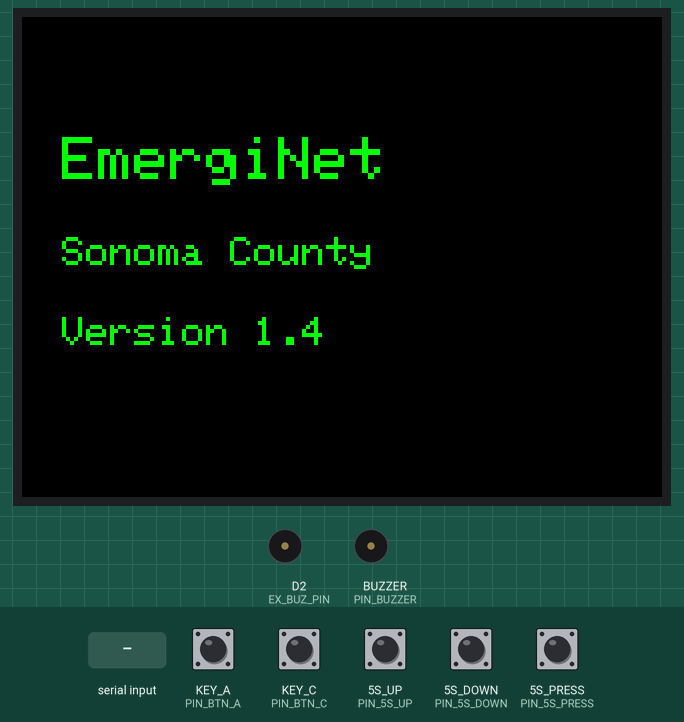
Simulated run of this sketch. Board: Seeed Wio Terminal. Shown: 320×240 colour display, buzzer (waves = sounding, pin HIGH). Inputs (shaded band) come from the test bench; at power-on: 5S_DOWN (PIN_5S_DOWN), 5S_PRESS (PIN_5S_PRESS), 5S_UP (PIN_5S_UP), KEY_A (PIN_BTN_A), KEY_C (PIN_BTN_C) HIGH.

Above: at 0.3 s.
6.6 s: "EmergiNet\n" received over the second serial link
At 6.8 s:
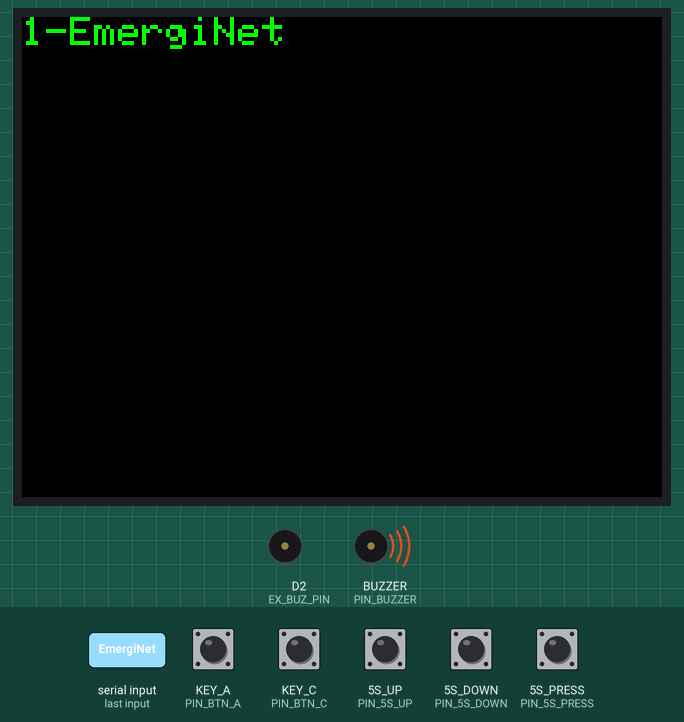
8.9 s: "xSiren!E1\n" received over the second serial link
At 9.5 s:
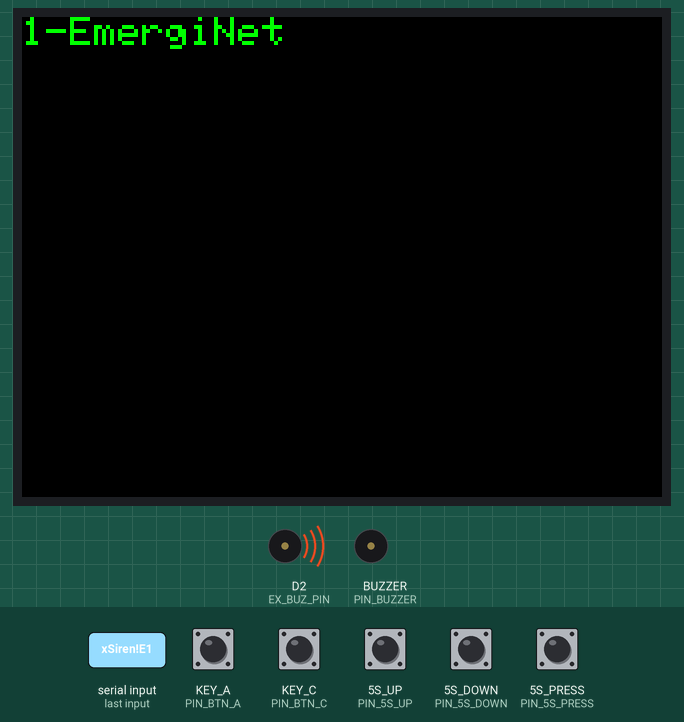
11.9 s: "EmergiNet\n" received over the second serial link
At 12.36 s:
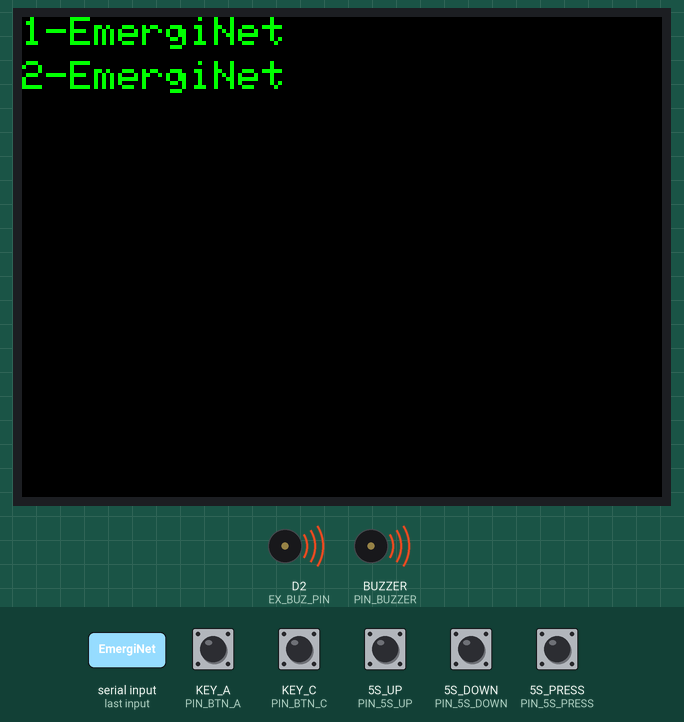
14.9 s: "1\n" received over the second serial link
Timing chart, 0 to 17.4 s (numbered marks = the images above; inputs shaded):
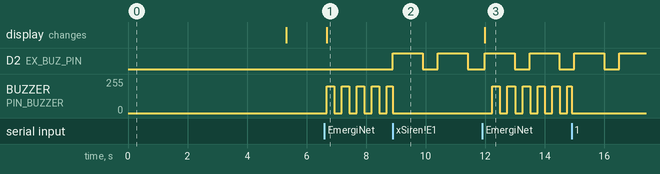

Measured:
- after the input at 6.6 s, BUZZER (PIN_BUZZER): alternates 200/255 for 0.25 s and 0/255 for 0.25 s, starting after 0.08 s; the display: changes after 0.08 s (image 1)
- after the input at 8.9 s, D2 (EX_BUZ_PIN): alternates HIGH for 1.0 s and LOW for 0.50 s, starting at once
- after the input at 11.9 s, BUZZER (PIN_BUZZER): alternates 200/255 for 0.25 s and 0/255 for 0.25 s, starting after 0.34 s; the display: changes after 0.09 s (image 3)

The sketch:

Wio_OLD_Meshtastic.ino
```cpp
/*****************************************************************************************
 *  EmergiNet – Wio Terminal Meshtastic Receiver
 *
 *  Description:
 *  This firmware runs on a Seeed Studio Wio Terminal connected via UART (Serial1)
 *  to a Meshtastic node. It listens for incoming text messages broadcast over the
 *  mesh network and selectively displays emergency-related information.
 *
 *  Core Behavior:
 *  - Messages are received line-by-line over UART from the Meshtastic node.
 *  - A display “message block” begins when a line contains the keyword:
 *        "EmergiNet"
 *  - Once a block starts, all immediately consecutive lines are displayed on the LCD.
 *  - The block ends when a blank line is received or after a short inactivity timeout.
 *  - Messages that do NOT belong to an EmergiNet block are ignored and never displayed.
 *
 *  Audible Alerts:
 *  - If any incoming line contains the command string:
 *        "xSiren!E1"
 *    an emergency siren is activated for 15 seconds.
 *  - The siren can be retriggered multiple times.
 *  - Normal message beeps occur only for valid EmergiNet display lines.
 *  - No buzzer activity occurs for ignored messages.
 *
 *  User Interaction:
 *  - The 5-way joystick (UP / DOWN / PRESS) is used to scroll messages.
 *  - Any intentional joystick press sends a JSON "RECEIVED" acknowledgment.
 *
 *  IMPORTANT: False-Trigger Prevention (RECEIVED)
 *  - Some systems can see brief LOW glitches on joystick pins (noise/ground bounce),
 *    sometimes coinciding with radio/UART activity.
 *  - To ensure RECEIVED is sent only when physically pressed:
 *      1) We confirm the pin remains LOW for PRESS_CONFIRM_MS (debounce/filter).
 *      2) We require a full release (back to HIGH) before re-arming the send.
 *      3) ACK_LOCKOUT_MS still applies as a minimum spacing between sends.
 *
 *  Startup Safety:
 *  - Previous joystick states are initialized in setup() to avoid a false "press"
 *    immediately at boot.
 *
 *  Display:
 *  - Green text on black background.
 *  - Messages are stored in a circular buffer and scroll automatically.
 *
 *  Hardware:
 *  - Platform: Seeed Studio Wio Terminal
 *  - Display: TFT (TFT_eSPI)
 *  - Buzzer: Onboard Wio buzzer
 *  - Radio link: External Meshtastic node via UART (Serial1, 115200 baud)
 *
 *  Project:
 *  EmergiNet – Community Emergency Notification System
 *
 ****************************************************************************************
 *  Updates in this version:
 *  - External siren on D2 using simple HIGH/LOW toggling (NO tone)
 *      Total: 10 seconds
 *      Pattern: 1.0 sec ON, 0.5 sec OFF
 *      Retriggerable: each "xSiren!E1" restarts the 10-second pattern
 *  - Removed old tone/noTone siren code
 *  - Added Revision number at the startup
 *  - "RECEIVED" ACK is sent as plain text (works with Meshtastic serial.mode=TEXTMSG)
 *
 *****************************************************************************************/
/*****************************************************************************************
 *  EmergiNet – Wio Terminal Meshtastic Receiver
 *****************************************************************************************/

#include <TFT_eSPI.h>
#include <SPI.h>

TFT_eSPI tft;

// ---- Pins ----
#define PIN_BUZZER    WIO_BUZZER
#define PIN_5S_UP     WIO_5S_UP
#define PIN_5S_DOWN   WIO_5S_DOWN
#define PIN_5S_LEFT   WIO_5S_LEFT
#define PIN_5S_RIGHT  WIO_5S_RIGHT
#define PIN_5S_PRESS  WIO_5S_PRESS
#define PIN_BTN_A     WIO_KEY_A
#define PIN_BTN_B     WIO_KEY_B
#define PIN_BTN_C     WIO_KEY_C

#define EX_BUZ_PIN    D2   // External buzzer/siren pin, changed from D7 to D2

// ---- Serial from Heltec Meshtastic ----
#define MSG_SERIAL    Serial1
#define BAUDRATE      115200

#define FWVERSION    "Version 1.4"

const char* TARGET_NODE = "!9ea2084c";

// ---- Message buffer ----
const int MAX_LINES    = 30;
const int MAX_LINE_LEN = 120;

char messages[MAX_LINES][MAX_LINE_LEN];
int totalMessages = 0;
int writeIndex    = 0;
int scrollIndex   = 0;

// ---- Message numbering ----
int messageNumber = 0;

// ---- Display layout ----
const int TEXT_SIZE     = 2;
const int LINE_HEIGHT   = 22;
const int VISIBLE_LINES = 10;

// ---- Buzzer / normal alert beep ----
bool alarmActive         = false;
unsigned long alarmEndAt = 0;
unsigned long lastToggle = 0;
const unsigned long ALARM_MS  = 5000;
const unsigned long TOGGLE_MS = 250;

// ---- 5-way edge detection + lockout ----
int prevUp    = HIGH;
int prevDown  = HIGH;
int prevPress = HIGH;

unsigned long lastAckAt = 0;
const unsigned long ACK_LOCKOUT_MS = 400;

// ---- Temp buffer to assemble UART line ----
char inbuf[MAX_LINE_LEN];
int  inpos = 0;

// ===== Multi-line block state for EmergiNet =====
bool inEmergiNetBlock = false;
unsigned long lastBlockLineAt = 0;
const unsigned long BLOCK_TIMEOUT_MS = 1500;

// ===== Stronger physical-press gating =====
bool ackArmed = true;
const unsigned long PRESS_CONFIRM_MS = 35;

// ===== External siren on D2 =====
bool extSirenActive = false;
unsigned long extSirenStartAt = 0;
unsigned long extSirenNextToggleAt = 0;
bool extSirenIsHigh = false;

const unsigned long EXT_SIREN_TOTAL_MS = 10000UL;
const unsigned long EXT_SIREN_ON_MS    = 1000UL;
const unsigned long EXT_SIREN_OFF_MS   = 500UL;

// ------------------------------------------------------------------
void sendReceivedMessage() {
  MSG_SERIAL.print("RECEIVED\n");
}

void helpMessages() {
  MSG_SERIAL.print("HELP!\n");
}

bool confirmPressLow(int pin) {
  if (digitalRead(pin) != LOW) return false;
  delay(PRESS_CONFIRM_MS);
  return (digitalRead(pin) == LOW);
}

// ------------------------------------------------------------------
// External siren controls
// ------------------------------------------------------------------
void startExternalSiren10s() {
  extSirenActive = true;
  extSirenStartAt = millis();

  extSirenIsHigh = true;
  digitalWrite(EX_BUZ_PIN, HIGH);

  extSirenNextToggleAt = extSirenStartAt + EXT_SIREN_ON_MS;
}

void stopExternalSiren() {
  extSirenActive = false;
  extSirenIsHigh = false;
  digitalWrite(EX_BUZ_PIN, LOW);
}

void updateExternalSiren() {
  if (!extSirenActive) return;

  unsigned long now = millis();

  if (now - extSirenStartAt >= EXT_SIREN_TOTAL_MS) {
    stopExternalSiren();
    return;
  }

  if ((long)(now - extSirenNextToggleAt) >= 0) {
    extSirenIsHigh = !extSirenIsHigh;
    digitalWrite(EX_BUZ_PIN, extSirenIsHigh ? HIGH : LOW);

    extSirenNextToggleAt = now + (extSirenIsHigh ? EXT_SIREN_ON_MS : EXT_SIREN_OFF_MS);
  }
}

// ------------------------------------------------------------------
// Add one display line to circular buffer
// ------------------------------------------------------------------
void addDisplayLine(const char *line) {
  strncpy(messages[writeIndex], line, MAX_LINE_LEN - 1);
  messages[writeIndex][MAX_LINE_LEN - 1] = '\0';

  writeIndex = (writeIndex + 1) % MAX_LINES;

  if (totalMessages < MAX_LINES) {
    totalMessages++;
  }
}

// ------------------------------------------------------------------
// Wrap long messages so they do not overlap on the TFT
// ------------------------------------------------------------------
int maxCharsPerDisplayLine() {
  int charWidth = 6 * TEXT_SIZE;
  int maxChars = tft.width() / charWidth;

  if (maxChars < 10) maxChars = 10;
  if (maxChars > MAX_LINE_LEN - 1) maxChars = MAX_LINE_LEN - 1;

  return maxChars;
}

void addWrappedMessage(const char *text) {
  int maxChars = maxCharsPerDisplayLine();
  int len = strlen(text);
  int pos = 0;
  bool firstLine = true;

  while (pos < len) {
    char out[MAX_LINE_LEN];

    int available = maxChars;
    if (!firstLine) available -= 2;   // room for continuation indent

    if (available < 5) available = 5;

    int remaining = len - pos;
    int take = (remaining > available) ? available : remaining;

    // Try to break at a space if possible
    if (remaining > available) {
      int lastSpace = -1;
      for (int i = 0; i < take; i++) {
        if (text[pos + i] == ' ') lastSpace = i;
      }
      if (lastSpace > 5) {
        take = lastSpace;
      }
    }

    if (firstLine) {
      strncpy(out, text + pos, take);
      out[take] = '\0';
    } else {
      out[0] = ' ';
      out[1] = ' ';
      strncpy(out + 2, text + pos, take);
      out[take + 2] = '\0';
    }

    addDisplayLine(out);

    pos += take;

    while (text[pos] == ' ') {
      pos++;
    }

    firstLine = false;
  }
}

// ------------------------------------------------------------------
// Clear all stored messages and the screen
// ------------------------------------------------------------------
void clearMessages() {
  for (int i = 0; i < MAX_LINES; i++) {
    messages[i][0] = '\0';
  }

  totalMessages = 0;
  writeIndex    = 0;
  scrollIndex   = 0;
  messageNumber = 0;   // reset numbering when CLEAR is pressed

  tft.fillScreen(TFT_BLACK);
}

// ------------------------------------------------------------------
void renderScreen() {
  tft.fillScreen(TFT_BLACK);
  tft.setTextSize(TEXT_SIZE);
  tft.setTextColor(TFT_GREEN, TFT_BLACK);

  if (totalMessages == 0) return;

  int visible = totalMessages;
  if (visible > VISIBLE_LINES) visible = VISIBLE_LINES;

  int maxStart = (totalMessages > visible) ? (totalMessages - visible) : 0;
  if (scrollIndex < 0)        scrollIndex = 0;
  if (scrollIndex > maxStart) scrollIndex = maxStart;

  int y = 0;
  for (int i = 0; i < visible; i++) {
    int idx = scrollIndex + i;
    if (idx >= totalMessages) break;

    tft.setCursor(0, y);
    tft.println(messages[idx]);
    y += LINE_HEIGHT;
  }
}

// ------------------------------------------------------------------
// Store a new message
// ------------------------------------------------------------------
void storeMessage(const char *msg) {
  if (msg == NULL) return;

  if (strstr(msg, "xSiren!E1") != NULL) {
    startExternalSiren10s();
  }

  if (msg[0] == '\0') {
    inEmergiNetBlock = false;
    return;
  }

  bool hasEmergiNet = (strstr(msg, "EmergiNet") != NULL);
  bool newMessageStart = false;

  if (!inEmergiNetBlock) {
    if (!hasEmergiNet) {
      alarmActive = false;
      analogWrite(PIN_BUZZER, 0);
      return;
    }

    inEmergiNetBlock = true;
    newMessageStart = true;
    messageNumber++;
  }

  lastBlockLineAt = millis();

  char numberedMsg[MAX_LINE_LEN];

  if (newMessageStart) {
    snprintf(numberedMsg, MAX_LINE_LEN, "%d-%s", messageNumber, msg);
  } else {
    snprintf(numberedMsg, MAX_LINE_LEN, "  %s", msg);
  }

  addWrappedMessage(numberedMsg);

  int visible  = (totalMessages > VISIBLE_LINES) ? VISIBLE_LINES : totalMessages;
  int maxStart = (totalMessages > visible) ? (totalMessages - visible) : 0;
  scrollIndex  = maxStart;

  alarmActive  = true;
  alarmEndAt   = millis() + ALARM_MS;
  lastToggle   = 0;

  renderScreen();
}

// ------------------------------------------------------------------
void handleUart() {
  while (MSG_SERIAL.available() > 0) {
    char c = MSG_SERIAL.read();

    if (c == '\r') continue;

    if (c == '\n') {
      if (inpos > 0) {
        inbuf[inpos] = '\0';
        storeMessage(inbuf);
        inpos = 0;
      } else {
        storeMessage("");
      }
    } else {
      if (inpos < (MAX_LINE_LEN - 1)) {
        inbuf[inpos++] = c;
      }
    }
  }
}

// ------------------------------------------------------------------
void scrollUp() {
  if (totalMessages == 0) return;

  if (scrollIndex > 0) {
    scrollIndex--;
    renderScreen();
  }
}

void scrollDown() {
  if (totalMessages == 0) return;

  int visible  = (totalMessages > VISIBLE_LINES) ? VISIBLE_LINES : totalMessages;
  int maxStart = (totalMessages > visible) ? (totalMessages - visible) : 0;

  if (scrollIndex < maxStart) {
    scrollIndex++;
    renderScreen();
  }
}
// ------------------------------------------------------------------
// Startup splash screen
// ------------------------------------------------------------------
void showSplashScreen() {
  tft.fillScreen(TFT_BLACK);
  tft.setTextColor(TFT_GREEN, TFT_BLACK);
  tft.setTextSize(3);

  tft.setCursor(20, 60);
  tft.println("EmergiNet");

  tft.setTextSize(2);

  tft.setCursor(20, 110);
  tft.println("Sonoma County");

  tft.setCursor(20, 150);
  tft.println(FWVERSION);

  delay(5000);

  tft.fillScreen(TFT_BLACK);
}
// ------------------------------------------------------------------
void setup() {

  tft.begin();
  tft.setRotation(3);

  showSplashScreen();

  pinMode(PIN_BUZZER, OUTPUT);
  analogWrite(PIN_BUZZER, 0);

  pinMode(PIN_5S_UP,     INPUT_PULLUP);
  pinMode(PIN_5S_DOWN,   INPUT_PULLUP);
  pinMode(PIN_5S_LEFT,   INPUT_PULLUP);
  pinMode(PIN_5S_RIGHT,  INPUT_PULLUP);
  pinMode(PIN_5S_PRESS,  INPUT_PULLUP);
  pinMode(PIN_BTN_A,     INPUT_PULLUP);
  pinMode(PIN_BTN_B,     INPUT_PULLUP);
  pinMode(PIN_BTN_C,     INPUT_PULLUP);

  pinMode(EX_BUZ_PIN, OUTPUT);
  digitalWrite(EX_BUZ_PIN, LOW);

  prevUp    = digitalRead(PIN_5S_UP);
  prevDown  = digitalRead(PIN_5S_DOWN);
  prevPress = digitalRead(PIN_5S_PRESS);
  lastAckAt = millis();

  MSG_SERIAL.begin(BAUDRATE);

  clearMessages();
}

// ------------------------------------------------------------------
void loop() {
  handleUart();

  if (inEmergiNetBlock) {
    unsigned long now = millis();
    if (now - lastBlockLineAt > BLOCK_TIMEOUT_MS) {
      inEmergiNetBlock = false;
    }
  }

  updateExternalSiren();

  int curUp    = digitalRead(PIN_5S_UP);
  int curDown  = digitalRead(PIN_5S_DOWN);
  int curPress = digitalRead(PIN_5S_PRESS);

  bool newEvent =
    (prevUp    == HIGH && curUp    == LOW) ||
    (prevDown  == HIGH && curDown  == LOW) ||
    (prevPress == HIGH && curPress == LOW);

  if (newEvent && ackArmed) {
    bool realPress =
      (prevUp    == HIGH && curUp    == LOW && confirmPressLow(PIN_5S_UP)) ||
      (prevDown  == HIGH && curDown  == LOW && confirmPressLow(PIN_5S_DOWN)) ||
      (prevPress == HIGH && curPress == LOW && confirmPressLow(PIN_5S_PRESS));

    if (realPress) {
      unsigned long now = millis();
      if (now - lastAckAt >= ACK_LOCKOUT_MS) {
        sendReceivedMessage();
        lastAckAt = now;
        ackArmed = false;
      }
    }
  }

  if (!ackArmed && curUp == HIGH && curDown == HIGH && curPress == HIGH) {
    ackArmed = true;
  }

  prevUp    = curUp;
  prevDown  = curDown;
  prevPress = curPress;

  if (curUp == LOW)   scrollUp();
  if (curDown == LOW) scrollDown();

  if (digitalRead(PIN_BTN_A) == LOW && digitalRead(PIN_BTN_B) == LOW) {
    delay(100);
    if (digitalRead(PIN_BTN_A) == LOW && digitalRead(PIN_BTN_B) == LOW) {
      clearMessages();
      delay(300);
    }
  }

  if (digitalRead(PIN_BTN_C) == LOW && digitalRead(PIN_BTN_B) == LOW) {
    delay(100);
    if (digitalRead(PIN_BTN_C) == LOW && digitalRead(PIN_BTN_B) == LOW) {
      helpMessages();
      delay(300);
    }
  }

  if (alarmActive) {
    unsigned long now = millis();
    if (now < alarmEndAt) {
      if (now - lastToggle >= TOGGLE_MS) {
        static bool on = false;
        on = !on;
        analogWrite(PIN_BUZZER, on ? 200 : 0);
        lastToggle = now;
      }
    } else {
      analogWrite(PIN_BUZZER, 0);
      alarmActive = false;
    }
  }

  delay(5);
}
```
